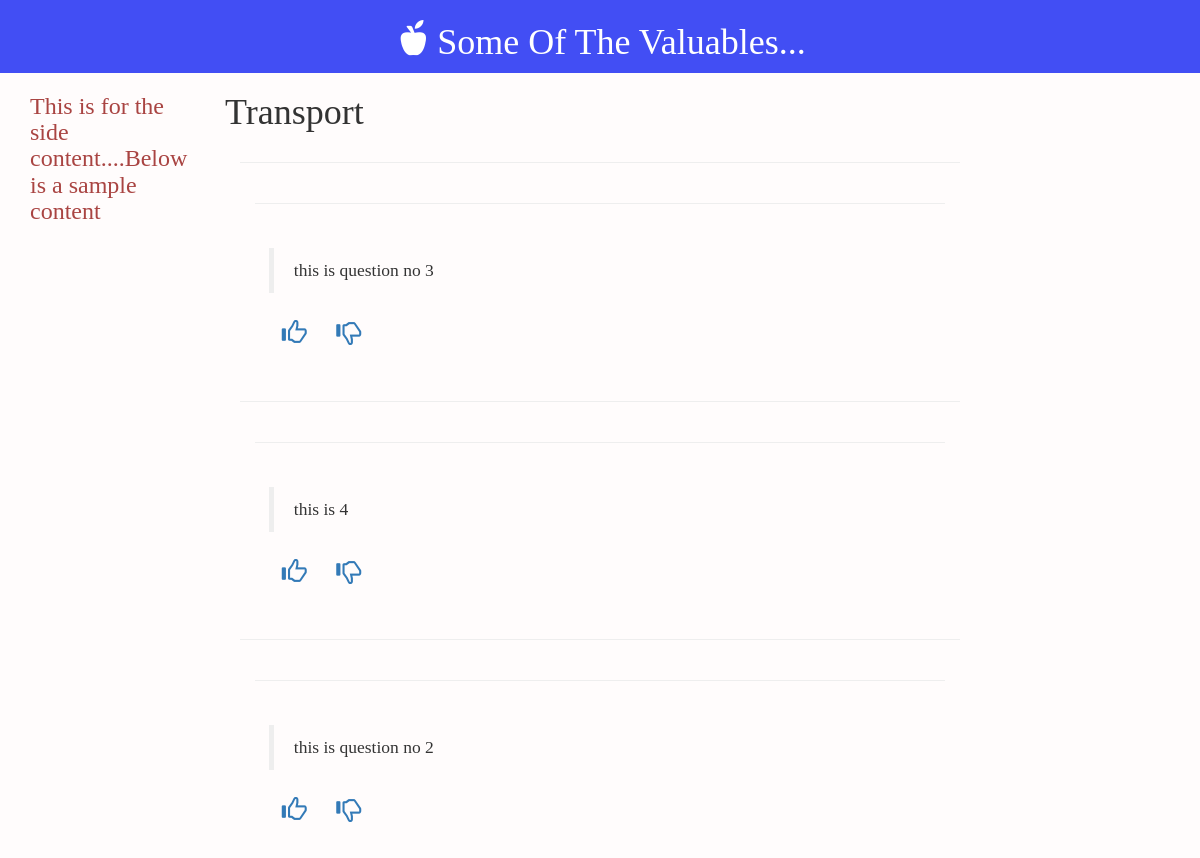
The page /question_option.php?tag_id=2 on the database as committed earlier.
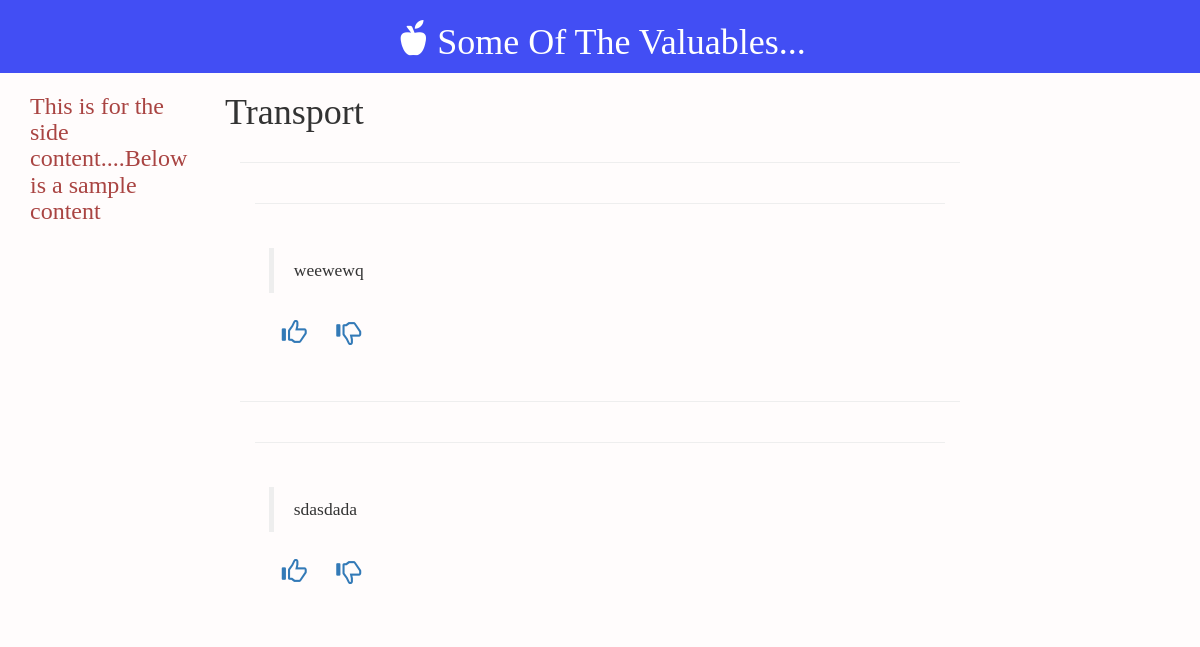
The same page on the database as committed later.
### tables this page shows
CREATE TABLE `question` (
  `question_id` int(11) NOT NULL AUTO_INCREMENT,
  `user_id` int(11) NOT NULL,
  `question` text NOT NULL,
  `upvotes` int(11) NOT NULL,
  `downvotes` int(11) NOT NULL,
  `score` double NOT NULL,
  `reg_time` timestamp NOT NULL DEFAULT CURRENT_TIMESTAMP,
  `question_heading` text,
  `tags` varchar(128) NOT NULL,
  PRIMARY KEY (`question_id`)
);

### question_option.php (the view, shortened to what this page needs)
<?php
include 'connectuser.php';
$tag_id=$_GET['tag_id'];
$tags=array("Mess","Transport","Academics","Sports","Medical","Others");
?>
<html>
	<head>
		<link href="css/bootstrap.min.css" rel="stylesheet">
	    <link rel="stylesheet" href="https://cdnjs.cloudflare.com/ajax/libs/bootstrap-select/1.7.5/css/bootstrap-select.min.css">
	    <link href="question_display.css" rel="stylesheet">
	</head>
	<body>
		<div id="jumbotron">
			<div class="container">
				</span><h1 id="header_heading"><span class="glyphicon glyphicon-apple" id="logo"></span>Some Of The Valuables...</h1></span>
			</div>
		</div>
		<div class="container">
			<div class="row">
				<div class="col-md-2">
					<h3 class="text-danger"> This is for the side content....Below is a sample content </h3>
				</div>
				<div class="col-md-8" bgcolor="#eee">
				    <?php
				    $counter=$tag_id-1;
				       	$query="SELECT * FROM question
                         WHERE tags='$tags[$counter]'
						 ORDER BY score DESC
						 ";
						$result=mysqli_query($conn,$query);
						?>
				    	 <h1><?php echo $tags[$tag_id-1];?></h1>
				    	 <?php
				    	while($row=mysqli_fetch_array($result))
					{
						?>
						<div class="container-fluid"><hr id="hr_top">
					   		<div class="container-fluid"><hr id="hr_top">
					   			<div id="card">
									<p>
						   			<blockquote><?php echo $row[2];?></blockquote>
									</p>
							       	<form 	method="post" >
										<div class="form-group">
								       		<button type="submit" class="btn btn-link" name="like-<?php echo $row[0];?>"><span class="glyphicon glyphicon-thumbs-up" id="logo1"></span></button>
								       		<button type="submit" class="btn btn-link" name="dislike-<?php echo $row[0];?>"><span class="glyphicon glyphicon-thumbs-down" id="logo1"></span></button>
							   			</div>
							       	</form>
    							</div>
					   		</div>
                         </div>
					<?php
					}
						?>
				</div>
			</div>
		</div>
	</body>
</html>

### question_display.css (style rules this page uses)
* { font-family: q_serif; }
body { background-color: #fffcfc; }
#logo { font-size: 35px; color: #fff; display: inline-block; margin-right: 8px; }
#jumbotron { text-align: center; background-color: #424ef4; }
#header_heading { color: #fff; }
#card { padding: 2%; }
#hr_top { background-color: #e6eaef; }
#logo1 { font-size: 25px; }

Rows that differ between the two databases and show on the page:
removed question: question "this is question no 3"
removed question: question "this is 4"
removed question: question "this is question no 2"
added question: question "weewewq"
added question: question "sdasdada"
